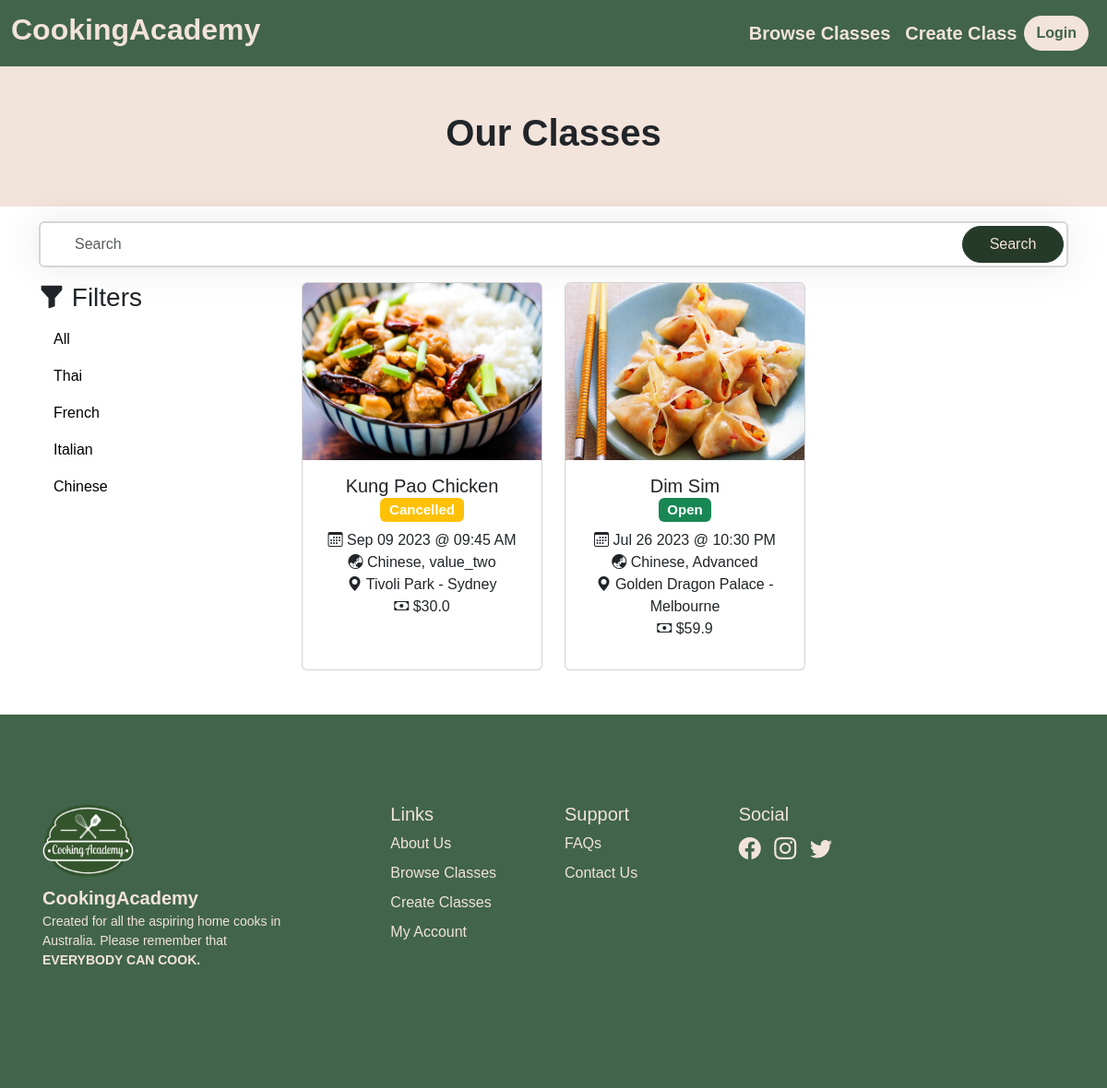
/classes/view_all/Chinese, run on the app's committed database.
### website/models.py (models this page shows, shortened)
class Classes (db.Model):
    __tablename__='classes'
    id=db.Column(db.Integer, primary_key=True)
    cuisine=db.Column(db.String(20), index=True, nullable=False)
    status=db.Column(db.String(20), index=True, nullable=False)
    title=db.Column(db.String(30), nullable=False)
    level=db.Column(db.String(30), nullable=False)
    venue=db.Column(db.String(80), nullable=False)
    date=db.Column(db.Date, nullable=False)
    time=db.Column(db.Time, nullable=False)
    description=db.Column(db.String(500), nullable=False)
    image=db.Column(db.String(400), nullable=False)
    no_of_tickets=db.Column(db.Integer, nullable=False)
    tickets_booked= db.Column(db.Integer, default=0, nullable=False)
    tickets_remaining = db.Column(db.Integer)
    price=db.Column(db.Float, nullable=False)
    comments = db.relationship('Comments', backref='class')
    user_id = db.Column(db.Integer, db.ForeignKey('users.id'))  # Foreign key column

### website/classes.py (the view)
@classes_bp.route('/view_all/<genre>')
def view_events(genre):
    genre = genre.capitalize()
    genre_events_list = Classes.query.filter_by(cuisine=genre).filter(
        Classes.status != 'Inactive').all()
    return render_template('ClassSearch.html', genre=genre, events=genre_events_list)

### website/templates/ClassSearch.html (shortened to what this page needs)
{% extends 'base.html' %}
{% block content %}
<main>
    <div class="container-fluid p-5 mb-3 text-center align-items-center bg-body-primary">
        <h1 class="fw-bold">Our Classes</h1>
    </div>
    <div class="container-xl mb-3">
        <div class="row  d-flex justify-content-center align-items-center">
            <div class="col">
                <form>
                    <div class="search">
                        <input type="text" name="q" id="search" class="form-control" placeholder="Search">
                        <button class="btn btn-primary">Search</button>
                    </div>
                </form>
            </div>
        </div>
    </div>
    <div class="container-xl mb-5">
        <div class="row">
            <div class="col-12 col-sm-3">
                <h3>
                    <i class="bi bi-funnel-fill"></i>
                    Filters
                </h3>
                <ul class="nav nav-pills flex-column">
                            <li class="nav-item">
                            <a class="nav-link filter" aria-current="page"  href="{{url_for('classes.view_all_events')}}">All</a>
                            </li>
                            <li class="nav-item ">
                            <a class="nav-link filter"  href="{{url_for('classes.view_events', genre='Thai')}}">Thai</a>
                            </li>
                            <li class="nav-item ">
                            <a class="nav-link filter"   href="{{url_for('classes.view_events', genre='French')}}">French</a>
                            </li>
                            <li class="nav-item ">
                            <a class="nav-link filter" href="{{url_for('classes.view_events', genre='Italian')}}">Italian</a>
                            </li>
                            <li class="nav-item ">
                                <a class="nav-link filter"  href="{{url_for('classes.view_events', genre='Chinese')}}">Chinese</a>
                            </li>
                        </ul>
                    </div>
                <div class="col">
                    <div class="container-fluid gx-0">
                        <div class="row row-cols-1 row-cols-sm-1 row-cols-md-2 row-cols-lg-3 g-4 ">
                            {% if events|length == 0 %}
                            <div class="pt-5"><h5>Unfortunately, no classes matched your search criteria.Please try again.</h6></div>
                            {% else %}
                            {% for event in events %}
                              <div class="col">
                                  <a class="card-link" href="{{url_for('classes.show', id = event.id)}}">
                                      <div class="card text-center h-100">
                                        <img src="{{event.image}}" class="card-img-top" alt="{{event.title}}">
                                          <div class="card-body">
                                              <h5 class="card-title">{{event.title}} <br>
                                              {% if event.status == "Open" %}
                                              <span class="badge bg-success">Open</span>
                                              {% elif event.status == "Cancelled" %}
                                              <span class="badge bg-warning">Cancelled</span>
                                              {% elif event.status == "Sold Out" %}
                                              <span class="badge bg-danger">Sold Out</span>
                                              {% elif event.status == "Inactive" %}
                                              <span class="badge bg-light" style="color:hsla(0, 0%, 0%, 0.5);">Inactive</span>
                                              {% endif %}
                                              </h5><p>
                                              <i class="bi bi-calendar3"></i>
                                              {{event.date.strftime("%b %d %Y")}} @ {{event.time.strftime("%I:%M %p")}}
                                              <br>
                                              <i class="bi bi-globe-asia-australia"></i>
                                              {{event.cuisine}}, {{event.level}}
                                              <br>
                                              <i class="bi bi-geo-alt-fill"></i>
                                              {{event.venue}}
                                              <br>
                                              <i class="bi bi-cash"></i>
                                              ${{event.price}}
                                              </p>
                                          </div>
                                      </div>
                                  </a>
                              </div>
                              {% endfor %}
                              {% endif %}
                        </div>
                    </div>
                </div>
            </div>
        </div>
</main>
{% endblock %}

### website/templates/base.html (shortened to what this page needs)
<!doctype html>
<html lang="en">
  <head>
    <link href="https://cdn.jsdelivr.net/npm/bootstrap@5.3.0-alpha3/dist/css/bootstrap.min.css" rel="stylesheet">
    <link rel="stylesheet" href="{{ url_for('static',filename='CSS/main.css') }}">
    <link rel="stylesheet" href="https://cdn.jsdelivr.net/npm/bootstrap-icons@1.10.5/font/bootstrap-icons.css">
  </head>
  <body>
    <header>
        <nav class="navbar navbar-expand-lg bg-body-tertiary">
            <div class="container-fluid">
            <a class="navbar-brand" href="/">
                <h2 class="fw-bold">CookingAcademy</h2>
            </a>
            <div class="collapse navbar-collapse justify-content-end align-items-center fw-bold fs-5" id="navbarSupportedContent">
                <ul class="navbar-nav">
                    <li class="nav-item">
                        <a class="nav-link" href="{{ url_for('classes.view_all_events')}}">Browse Classes</a>
                    </li>
                    <li class="nav-item">
                        <a class="nav-link" href="{{ url_for('classes.eventCreation')}}">Create Class</a>
                    </li>
                </ul>
                {% if current_user.is_authenticated %}
                <a class="btn btn-secondary me-2 fw-bold fs-6" href="{{ url_for('main.userHistory')}}" type="button">My Account</a>
                <a class="btn btn-tertiary me-2 fw-bold fs-6" href="{{ url_for('auth.logout')}}" type="button">Logout</a>
                {% else %}
                <a class="btn btn-secondary me-2 fw-bold fs-6" href="{{ url_for('auth.login')}}" type="button">Login</a>
                {% endif %}
            </div>
            </div>
        </nav>
    </header>
    {% block content %}
    {% endblock %}
<footer class="bd-footer py-4 py-md-5 bg-body-tertiary">
    <div class="container py-4 py-md-5 px-4 px-md-3 text-body-secondary">
      <div class="row">
        <div class="col-lg-3 mb-3">
          <a class="d-inline-flex align-items-center mb-2" href="index.html" aria-label="CookingAcademy">
            <img src="{{ url_for('static',filename='image/calogo.png') }}" width="100" height="80" class="d-block me-2">
          </a>
            <ul class="list-unstyled small">
              <li><span class="fw-bold fs-5">CookingAcademy</span></li>
              <li class="mb-2">Created for all the aspiring home cooks in Australia. Please remember that <br> <b>EVERYBODY CAN COOK.</b></li>
            </ul>
        </div>
        <div class="col-6 col-lg-2 offset-lg-1 mb-3">
          <h5>Links</h5>
          <ul class="list-unstyled">
            <li class="nav-link mb-2"><a class="footer" href="#">About Us</a></li>
            <li class="nav-link mb-2"><a class="footer"  href="{{ url_for('classes.view_all_events')}}">Browse Classes</a></li>
            <li class="nav-link mb-2"><a class="footer"  href="{{ url_for('classes.eventCreation')}}">Create Classes</a></li>
            <li class="nav-link mb-2"><a class="footer"  href="{{ url_for('main.userHistory')}}">My Account</a></li>
          </ul>
        </div>
        <div class="col-6 col-lg-2 mb-3">
          <h5>Support</h5>
          <ul class="list-unstyled">
            <li class="nav-link mb-2"><a class="footer"  href="{{url_for('main.questions')}}">FAQs</a></li>
            <li class="nav-link mb-2"><a class="footer"  href="#">Contact Us</a></li>
          </ul>
        </div>
        <div class="col-6 col-lg-2 mb-3">
          <h5>Social</h5>
          <ul class="list-unstyled">
            <li class="nav-link mb-2 fs-4">
              <a class="footer" href="#"><i class="bi bi-facebook pe-2"></i></a>
              <a class="footer" href="#"><i class="bi bi-instagram pe-2"></i></a>
              <a class="footer" href="#"><i class="bi bi-twitter pe-2"></i></a>
            </li>
          </ul>
        </div>
      </div>
    </div>
  </footer>
</body>
</html>

### website/static/CSS/main.css (style rules this page uses)
.bg-body-primary { background-color: #F2E3DB!important; }
.text-body-secondary { color: #F2E3DB!important; }
.bg-body-tertiary { background-color: #41644A!important; }
body { font-family: Gills Sans, sans-serif; }
.navbar { --bs-navbar-color: #F2E3DB!important; --bs-navbar-brand-color: #F2E3DB!important; --bs-navbar-toggler-border-color: #F2E3DB!important; --bs-navbar-brand-hover-color: #F2E3DB!important; }
.navbar-nav { --bs-nav-link-hover-color: #E86A33!important; }
.btn-primary { --bs-btn-bg: #263A29!important; --bs-btn-color: #F2E3DB!important; --bs-btn-border-color: #263A29!important; --bs-btn-hover-bg: #41644A; --bs-btn-hover-border-color: #41644A!important; --bs-btn-hover-color: #F2E3DB!important; border-radius: 20px; --bs-btn-active-bg: #41644A; --bs-btn-active-border-color:#41644A; }
.btn-secondary { --bs-btn-bg: #F2E3DB!important; --bs-btn-color: #41644A!important; --bs-btn-border-color: #F2E3DB!important; --bs-btn-hover-bg: #E86A33; --bs-btn-hover-border-color: #41644A!important; --bs-btn-hover-color: #263A29 !important; border-radius: 20px; --bs-btn-active-bg: #E86A33; --bs-btn-active-border-color:#E86A33; }
a.footer { text-decoration: none; color: #F2E3DB; }
.search { position: relative; box-shadow: 0 0 40px rgba(51, 51, 51, .1); }
.search input { height: 50px; text-indent: 25px; border: 2px solid #d6d4d4; }
.search button { position: absolute; top: 5px; right: 5px; height: 40px; width: 110px; }
a.filter { color:black; }
.card-link { text-decoration: none; }
.card-img-top { width: 100%; height: 12rem; object-fit: cover; }

### data on the page
Classes: image (picture), title "Kung Pao Chicken", status "Cancelled", date "Sep 09 2023", time "09:45 AM", cuisine "Chinese", level "value_two", venue "Tivoli Park - Sydney", price "30.0"
Classes: image (picture), title "Dim Sim", status "Open", date "Jul 26 2023", time "10:30 PM", cuisine "Chinese", level "Advanced", venue "Golden Dragon Palace - Melbourne", price "59.9"
